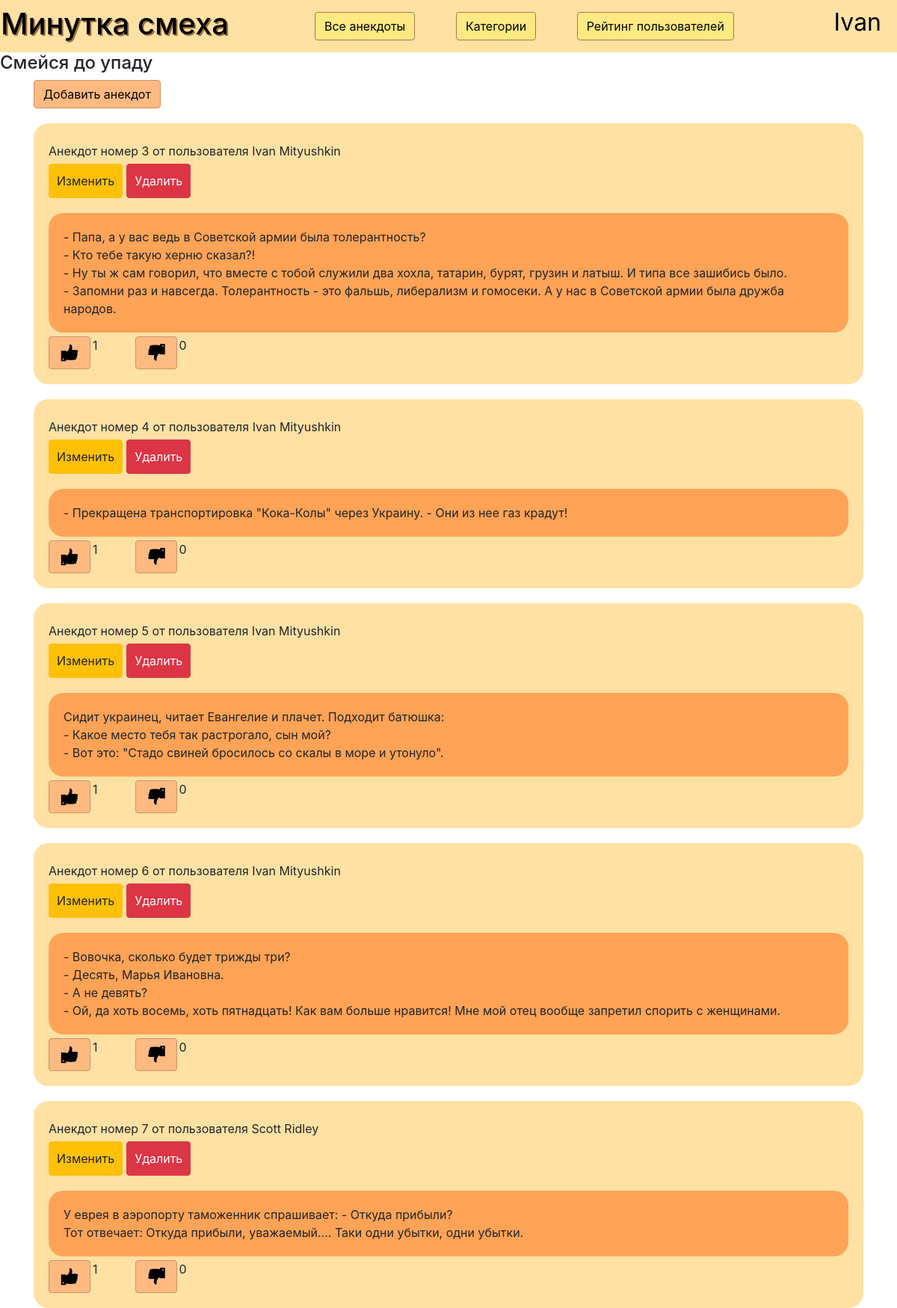
The app's page /main (signed in) with its own data.
### data/users.py (models this page shows, shortened)
class User(SqlAlchemyBase, UserMixin, SerializerMixin):
    __tablename__ = 'Users'
    id = sqlalchemy.Column(sqlalchemy.Integer,
                           primary_key=True, autoincrement=True)
    login = sqlalchemy.Column(sqlalchemy.String, unique=True)
    surname = sqlalchemy.Column(sqlalchemy.String)
    name = sqlalchemy.Column(sqlalchemy.String)
    admin = sqlalchemy.Column(sqlalchemy.Boolean)
    hashed_password = sqlalchemy.Column(sqlalchemy.String)
    modified_date = sqlalchemy.Column(sqlalchemy.DateTime,
                                      default=datetime.datetime.now)
    rating = sqlalchemy.Column(sqlalchemy.Integer, default=0)
    anecdoties = orm.relation('Anecdotiy', back_populates='creator')

### data/anecdot.py (models this page shows, shortened)
class Anecdotiy(SqlAlchemyBase, SerializerMixin):
    __tablename__ = 'Anecdotiy'
    id = sqlalchemy.Column(sqlalchemy.Integer,
                           primary_key=True, autoincrement=True)
    text = sqlalchemy.Column(sqlalchemy.String)
    author = sqlalchemy.Column(sqlalchemy.Integer, sqlalchemy.ForeignKey('Users.id'))
    rating = sqlalchemy.Column(sqlalchemy.Integer, default=0)
    likes = sqlalchemy.Column(sqlalchemy.Integer, default=0)
    users_likes = sqlalchemy.Column(sqlalchemy.String, default='')
    dislikes = sqlalchemy.Column(sqlalchemy.Integer, default=0)
    users_dislikes = sqlalchemy.Column(sqlalchemy.String, default='')
    creator = orm.relation('User')
    categories = orm.relation("Genre",
                              secondary="association",
                              backref="Anecdotiy")

### sqlalchemy_app.py (the view)
@app.route('/main')
def all_anec():
    db_sess = db_session.create_session()
    anecdoties = db_sess.query(Anecdotiy).all()
    texts = []
    for anecdot in anecdoties:
        text = anecdot.text.split(';')
        texts.append(text)
    return render_template('anecdotiy.html', title='Все анекдоты', anecdotiy=anecdoties, texts=texts)

### data/db_session.py (called while the page is built)
def create_session() -> Session:
    global __factory
    return __factory()

### sqlalchemy_app.py (called while the page is built)
@login_manager.user_loader
def load_user(user_id):
    db_sess = db_session.create_session()
    return db_sess.query(User).get(user_id)

### templates/anecdotiy.html
{% extends "base.html" %}
{% block content %}
<a href="/addanecdot" class="btn btn-success" style="display: table-cell;">
    Добавить анекдот
</a>
{% for anecdot in anecdotiy %}
<div class='gather'>
<div class="line">
    <div>
Анекдот номер {{anecdot.id}} от пользователя {{anecdot.creator.name}} {{anecdot.creator.surname}}</div>
</div>
{% if current_user.is_authenticated and (current_user.id == 1 or current_user.id == anecdot.author)%}
<div class='line'>
<a href="/editanecdot/{{anecdot.id}}"  style='margin-right: 5px;' class="btn btn-warning">
    Изменить
</a>
<a href="/deleteanecdot/{{anecdot.id}}" class="btn btn-danger">
    Удалить
</a>
</div>
{% endif %}
<div class="space" style="text-align: left;">
    <div>{%for line in texts[loop.index0]%}
        {{line}}<br>
        {%endfor%}
    </div>
</div>
<div class='line'>
<a href="/addlike/{{anecdot.id}}" style='margin-right: 3px;' class="btn btn-success" style="display: table-cell;">
    <img src="/static/data/like.png">
</a>
<div style="margin-right: 50px;">
    {{anecdot.likes}}
</div>
<a href="/adddislike/{{anecdot.id}}" style='margin-right: 3px;' class="btn btn-success" style="display: table-cell;">
    <img src='/static/data/dislike.png'>
</a>
<div>
    {{anecdot.dislikes}}
</div>
</div>
</div>
{% endfor %}
{% endblock %}

### templates/base.html (shortened to what this page needs)
<!DOCTYPE html>
<html lang="en">
<head>
    <link rel="stylesheet" href="https://stackpath.bootstrapcdn.com/bootstrap/4.2.1/css/bootstrap.min.css"
>
    <link href="{{ url_for('static', filename='css/style.css') }}" rel="stylesheet">
</head>
<header style="height:70px; width: auto;">
    <table width="100%" height=70>
        <tr>
            <td class='{%  if current_user.is_authenticated %} auth {% else%} not_auth {% endif %}' class='header_td'>
                <h1 class="header"  right='5px' style='text-shadow: 2px 2px rgb(153, 114, 63)'>Минутка смеха</h1>
            </td>
            {%  if current_user.is_authenticated %}
            <td style="text-align: left; vertical-align: initial;">
                <a class="btn btn-primary " style="margin-top: 15px; margin-right: 50px;" href="/">Все анекдоты</a>
                <a class="btn btn-primary " style="margin-top: 15px; margin-right: 50px;" href="/categories">Категории</a>
                <a class="btn btn-primary " style="margin-top: 15px;" href="/rating">Рейтинг пользователей</a>
            </td>
            {% endif %}
            <td style="text-align: right; padding-right: 5px;">
                <nav class='login_buttons' style="height: 70px;">
                    {% if current_user.is_authenticated %}
                    <a class="navbar-brand" style="color: black; font-size: 2rem;" href="/logout">{{ current_user.name }}</a>
                    {% else %}
                    <p>
                        <a class="btn btn-primary " style="margin-top: 15px" href="/register">Зарегистрироваться</a>
                        <a class="btn btn-success" style="margin-top: 15px" href="/login">Войти</a>
                    </p>
                    {% endif %}
                </nav>
            </td>
        </tr>
    </table>
</header>
<body>
<h4>Смейся до упаду</h4>
<main role="main" class="container">
    {% block content %}{% endblock %}
</main>
</body>
</html>

### static/css/style.css (style rules this page uses)
.space { text-align: center; padding: 20px; background: #FFA357; border-radius: 20px; margin-top: 20px; margin-left: auto; margin-right: auto; }
.gather { text-align: left; padding: 20px; background: #FFE1A4; border-radius: 20px; margin-top: 20px; margin-left: auto; margin-right: auto; }
table { margin: auto; }
.btn-primary { background-color: #FFE982; border-color: #a57650; color: black; }
.btn-success { background-color: #FFBA82; border-color: #ca9468; color: black; }
td { text-align: center; }
h1.header { color: black; }
nav.login_buttons { right: 5px; top: 5px; }
a.btn-warning { display: table-cell; padding: 10px; }
a { text-decoration: none; }
a.btn-danger { padding: 10px; display: table-cell; }
header { background-color: #FFE1A4; }
body { background-color: white; }
.line { margin-top: 5px; display: flex; }
.auth { width: 35%; text-align: left; }

### records on screen
User: name "Ivan"
Anecdotiy: id "3", creator.name "Ivan", creator.surname "Mityushkin", index0 "- Папа, а у вас ведь в Советской армии была толерантность?" "- Кто тебе такую херню сказал?!" "- Ну ты ж сам говорил, что вместе с тобой служили два хохла, татарин, бурят, грузин и латыш. И типа все зашибись было." "- Запомни раз и навсегда. Толерантность - это фальшь, либерализм и гомосеки. А у нас в Советской армии была дружба народов.", likes "1", dislikes "0"
Anecdotiy: id "4", creator.name "Ivan", creator.surname "Mityushkin", text "- Прекращена транспортировка \"Кока-Колы\" через Украину. - Они из нее газ крадут!", likes "1", dislikes "0"
Anecdotiy: id "5", creator.name "Ivan", creator.surname "Mityushkin", index0 "Сидит украинец, читает Евангелие и плачет. Подходит батюшка:" "- Какое место тебя так растрогало, сын мой?" "- Вот это: \"Стадо свиней бросилось со скалы в море и утонуло\".", likes "1", dislikes "0"
Anecdotiy: id "6", creator.name "Ivan", creator.surname "Mityushkin", index0 "- Вовочка, сколько будет трижды три?" "- Десять, Марья Ивановна." "- А не девять?" "- Ой, да хоть восемь, хоть пятнадцать! Как вам больше нравится! Мне мой отец вообще запретил спорить с женщинами.", likes "1", dislikes "0"
Anecdotiy: id "7", creator.name "Scott", creator.surname "Ridley", index0 "У еврея в аэропорту таможенник спрашивает: - Откуда прибыли?" "Тот отвечает: Откуда прибыли, уважаемый.... Таки одни убытки, одни убытки.", likes "1", dislikes "0"
